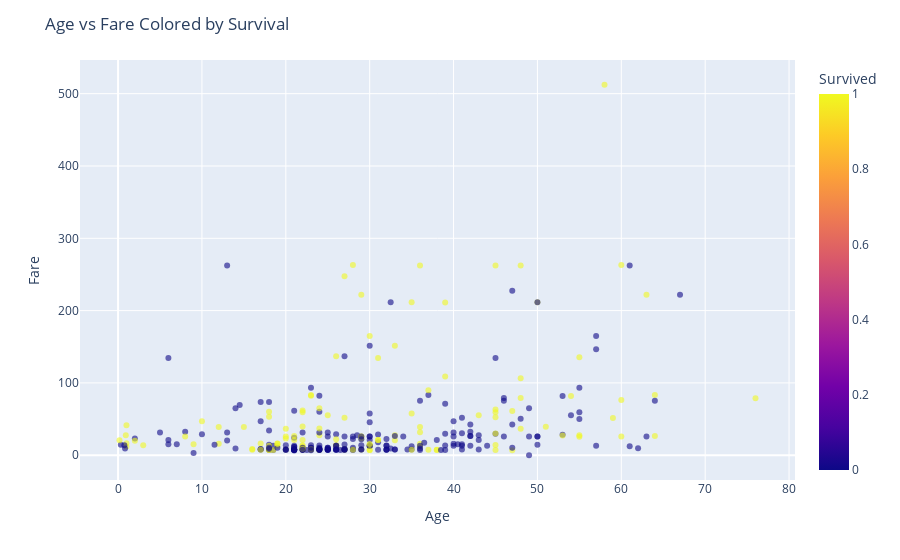

The code cell stored with this chart in its notebook:
### Code cell
fig_scatterplot = px.scatter(data_frame=df_main,x='Age', y='Fare',color='Survived', opacity=0.6, color_discrete_sequence=px.colors.qualitative.Set1, hover_data=df_main.columns
)
fig_scatterplot.update_layout(title="Age vs Fare Colored by Survival")
fig_scatterplot.show()

### Figure 1 — Plotly figure (JSON) as saved in the notebook; plotly's stock layout.template omitted (floating-point values rounded to 4 significant figures; data arrays with more than 128 entries replaced by an {"elided": "..."} marker saying what was removed)
{"data": [{"customdata": {"elided": "418x11 mixed values"}, "hovertemplate": "Age=%{x}<br>Fare=%{y}<br>PassengerId=%{customdata[0]}<br>Survived=%{marker.color}<br>Pclass=%{customdata[2]}<br>Name=%{customdata[3]}<br>Sex=%{customdata[4]}<br>SibSp=%{customdata[5]}<br>Parch=%{customdata[6]}<br>Ticket=%{customdata[7]}<br>Cabin=%{customdata[8]}<br>Embarked=%{customdata[9]}<br>Date=%{customdata[10]}<extra></extra>", "legendgroup": "", "marker": {"color": {"elided": "418 int values"}, "coloraxis": "coloraxis", "opacity": 0.6, "symbol": "circle"}, "mode": "markers", "name": "", "orientation": "v", "showlegend": false, "type": "scatter", "x": {"elided": "418 float values"}, "xaxis": "x", "y": {"elided": "418 float values"}, "yaxis": "y"}], "layout": {"coloraxis": {"colorbar": {"title": {"text": "Survived"}}, "colorscale": [[0, "#0d0887"], [0.1111, "#46039f"], [0.2222, "#7201a8"], [0.3333, "#9c179e"], [0.4444, "#bd3786"], [0.5556, "#d8576b"], [0.6667, "#ed7953"], [0.7778, "#fb9f3a"], [0.8889, "#fdca26"], [1, "#f0f921"]]}, "legend": {"tracegroupgap": 0}, "margin": {"t": 60}, "title": {"text": "Age vs Fare Colored by Survival"}, "xaxis": {"anchor": "y", "domain": [0, 1], "title": {"text": "Age"}}, "yaxis": {"anchor": "x", "domain": [0, 1], "title": {"text": "Fare"}}}}
